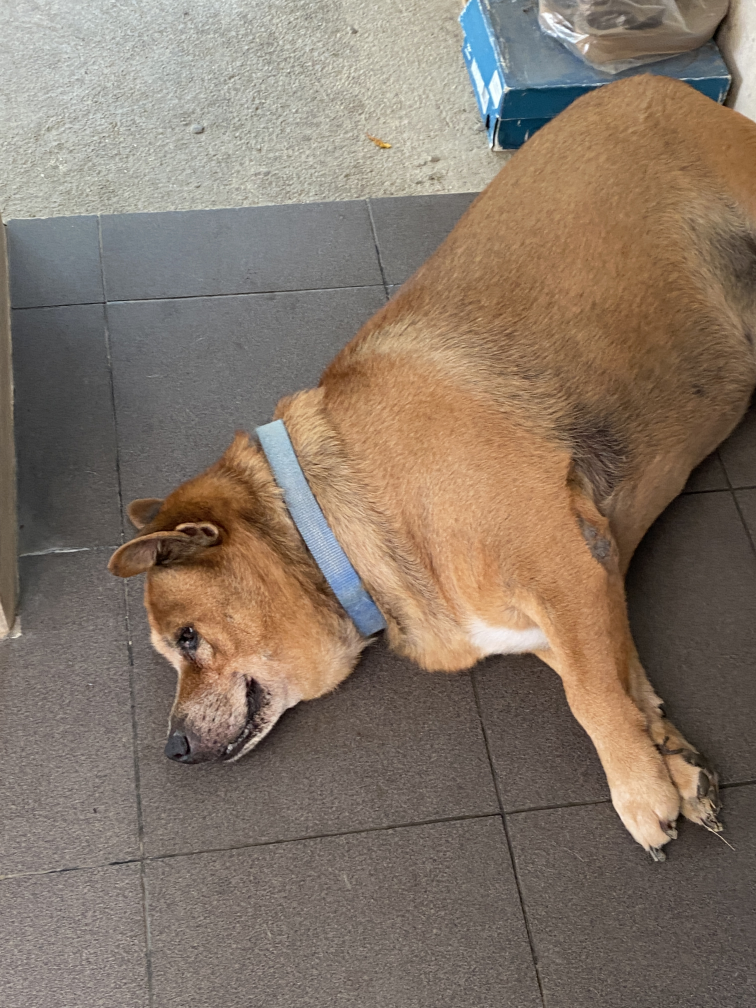
#> input picture 6288102_Activity3/dog.JPG, 3024 x 4032 px, found by its file name (shown at 1/4 size)
$ jupyter execute Activity3.1-3.5.ipynb   (text cells are left out)
#> lines starting #> are read from the running program, lines starting #| are printed output that depends on the picture; after the words box and inside, x2 and y2 are one past the last pixel; in counts of white or black regions, pixels touching at a corner belong together; pictures that were not available may be replaced by others from this repository, and a replacement may not be noted
[cell 1]
import numpy as np
import cv2
img = cv2.imread('dog.jpg',cv2.IMREAD_COLOR)
#> img is the input picture: shape (4032, 3024, 3); mean B, G, R 104.8, 118.7, 133.9
img = cv2.resize(img, (350, 300))
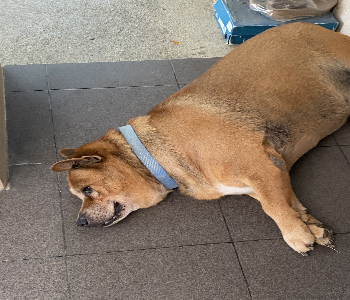
#> img: shape (300, 350, 3); mean B, G, R 104.7, 118.6, 133.7
cv2.imshow('Input Image', img)
#convert to HSV
img = cv2.cvtColor(img, cv2.COLOR_BGR2HSV)
#> img: shape (300, 350, 3); mean H, S, V 24.6, 60.1, 135.7
#show the image
cv2.imshow('Color-convert', img)
cv2.waitKey(0)
cv2.destroyAllWindows()

[cell 2]
img = cv2.imread('dog.jpg',cv2.IMREAD_COLOR)
img = cv2.resize(img, (350, 300))
#convert to RGB
img = cv2.cvtColor(img, cv2.COLOR_BGR2RGB )
#median blur size 13
blur = cv2.medianBlur(img, 13)
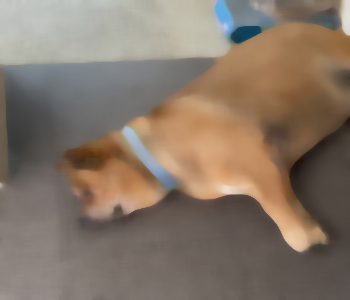
#> blur: shape (300, 350, 3); mean R, G, B 133.9, 118.6, 104.5
cv2.imshow('Smooth', blur)
cv2.waitKey(0)
cv2.destroyAllWindows()

[cell 3]
import numpy as np
import cv2
cap = cv2.VideoCapture('dog.mp4')
frame_width = int(cap.get(3))
frame_height = int(cap.get(4))
out = cv2.VideoWriter('dog_out.avi',cv2.VideoWriter_fourcc(*'MJPG'), 25, (frame_width,frame_height), 0)
while(cap.isOpened()):
    ret, frame = cap.read()
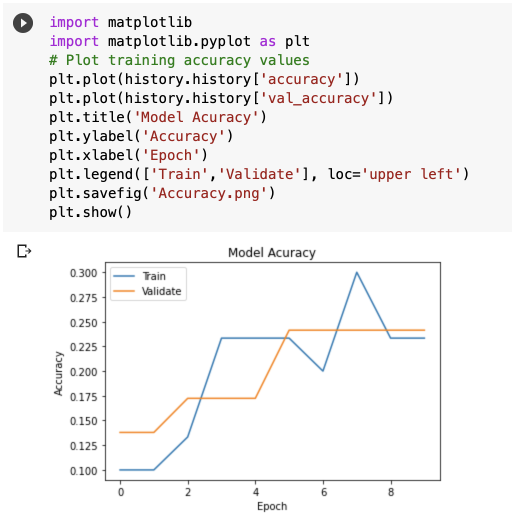
#> input picture 6288102_Activity5/Model Accuracy.png, 1024 x 1052 px, given in place of dog.mp4, which was not available (shown at 1/2 size)
#> frame is the input picture: shape (1052, 1024, 3); mean B, G, R 242.7, 242.8, 243.7
    if ret==True:
#         out.write(frame)
        edges = cv2.Canny(frame,100,200)
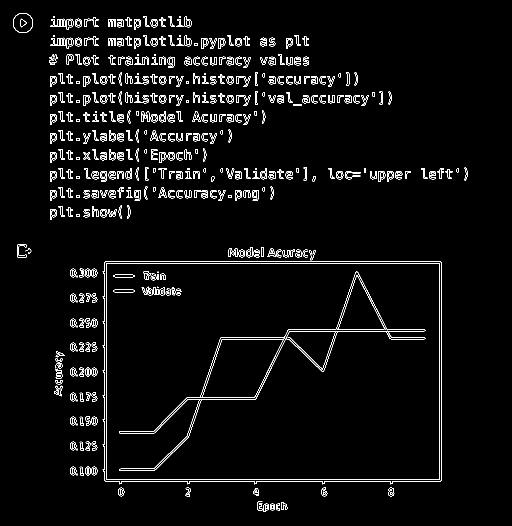
#> edges: shape (1052, 1024) (shown at 1/2 size); 3.3% white in thin lines or dots, all inside (x1, y1, x2, y2) = (26, 26, 936, 1024)
        cv2.imshow('Input Video',edges)
        out.write(edges)
        if cv2.waitKey(20) & 0xFF == ord('q'):
#> (key q is pressed here)
            break
    else:
        break
# Release everything if job is finished
cap.release()
out.release()
cv2.destroyAllWindows()
